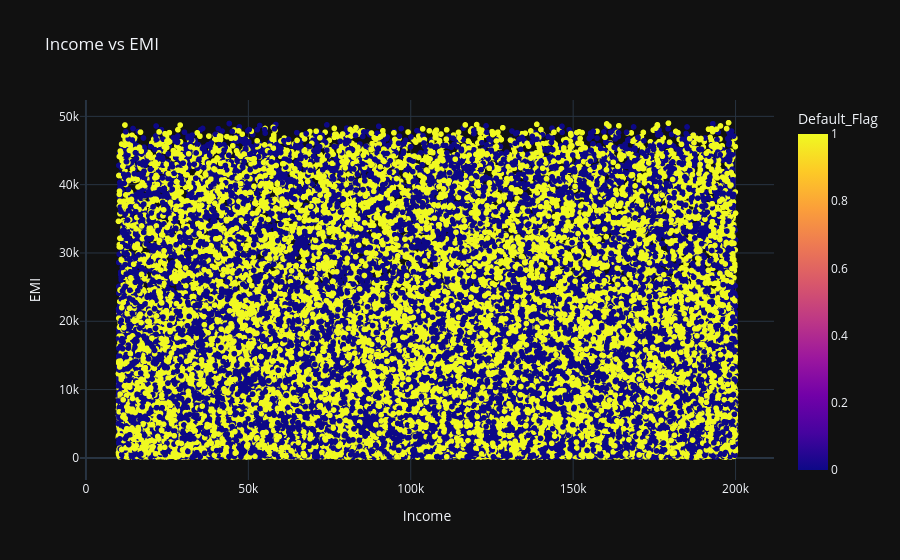

The notebook cell this image was saved under:
### Code cell
# -----------------------------
# 7. Income vs EMI
# -----------------------------
fig7 = px.scatter(
    df,
    x="Income",
    y="EMI",
    color="Default_Flag",
    title="Income vs EMI"
)
fig7.show()

### Figure 1 — Plotly figure (JSON) as saved in the notebook; plotly's stock layout.template omitted (floating-point values rounded to 4 significant figures; data arrays with more than 128 entries replaced by an {"elided": "..."} marker saying what was removed)
{"data": [{"hovertemplate": "Income=%{x}<br>EMI=%{y}<br>Default_Flag=%{marker.color}<extra></extra>", "legendgroup": "", "marker": {"color": {"elided": "95000 int values"}, "coloraxis": "coloraxis", "symbol": "circle"}, "mode": "markers", "name": "", "showlegend": false, "x": {"elided": "95000 int values"}, "xaxis": "x", "y": {"elided": "95000 float values"}, "yaxis": "y", "type": "scattergl"}], "layout": {"xaxis": {"anchor": "y", "domain": [0.0, 1.0], "title": {"text": "Income"}}, "yaxis": {"anchor": "x", "domain": [0.0, 1.0], "title": {"text": "EMI"}}, "coloraxis": {"colorbar": {"title": {"text": "Default_Flag"}}, "colorscale": [[0.0, "#0d0887"], [0.1111, "#46039f"], [0.2222, "#7201a8"], [0.3333, "#9c179e"], [0.4444, "#bd3786"], [0.5556, "#d8576b"], [0.6667, "#ed7953"], [0.7778, "#fb9f3a"], [0.8889, "#fdca26"], [1.0, "#f0f921"]]}, "legend": {"tracegroupgap": 0}, "title": {"text": "Income vs EMI"}}}
